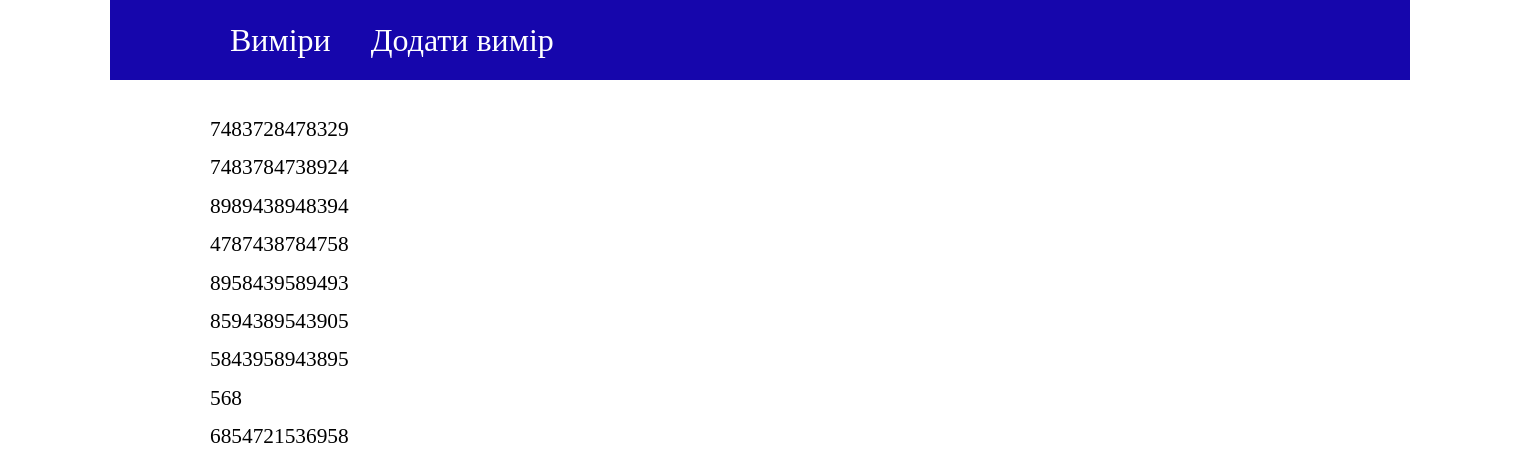
Before: / with the older database file.
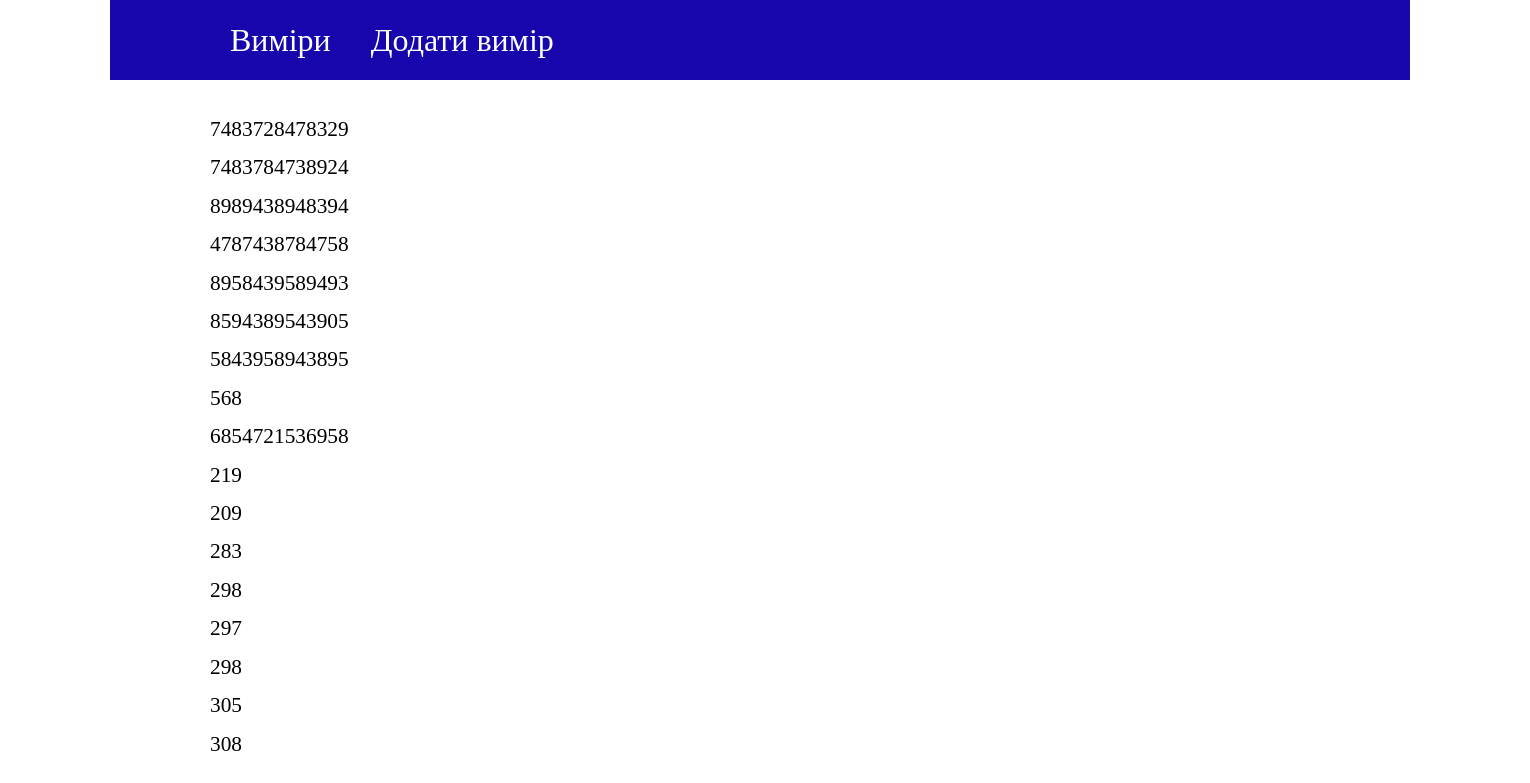
After: the same page with the newer database file.
### djangoapp/models.py (models this page shows, shortened)
class Measurement(models.Model):
    value = models.CharField(max_length=50)
    description = models.CharField( max_length=250, blank=True, null=True)

### djangoapp/views.py (the view)
# urls.py: url(r'^$', MeasurementList.as_view(), name='measurement_list'),
class MeasurementList(generic.ListView):
    model = Measurement
    context_object_name = 'measurements'
    template_name = 'measurement_list.html'
    def get(self, request, *args, **kwargs):
        try:
            file_path = os.path.join(settings.BASE_DIR, 'measurement/mesurement.log')
            measurement_file = open(file_path, 'r')
            for value in measurement_file:
                Measurement.objects.get_or_create(value=value)
        except IOError:
            pass
        return super(MeasurementList, self).get(request, *args, **kwargs)

### templates/measurement_list.html (shortened to what this page needs)
<!DOCTYPE html>
{% load staticfiles %}
<html lang="en">
<head>
    <link  href = "{% static '/css/style.css' %}" rel="stylesheet"/>
</head>
<body>
    <div class="header">
      <a href="{% url 'measurement_list' %}">Виміри</a>
      <a href="{% url 'create_measurement' %}">Додати вимір</a>
    </div>
    <div class="body_m">
        {% for measurement in measurements %}
             <p>{{ measurement.value }}</p>
         {% endfor %}
    </div>
</body>
</html>

### static/css/style.css (style rules this page uses)
* { margin: 0; padding: 0; }
html { margin: 0 10px; width: 1500px; text-align: center; vertical-align: middle; }
body { width: 100%; display: inline-block; }
.header { width: 1100px; height: 80px; padding: 0 100px; display: inline-flex; color: #fff; background-color: #1606ac; }
.header a { text-decoration: none; padding: 0 20px; display: flex; align-items: center; color: #fff; font-size: 24pt; }
.body_m { width: 1100px; margin: 30px auto; padding: 0 80px; text-align: left; line-height: 180%; font-size: 16pt; }

Changed rows visible on the page:
added Measurement: value "219"
added Measurement: value "209"
added Measurement: value "283"
added Measurement: value "298"
added Measurement: value "297"
added Measurement: value "298"
added Measurement: value "305"
added Measurement: value "308"
